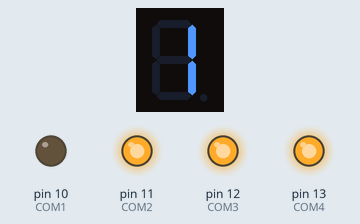
Simulated run of this sketch. Board: Arduino Uno, built with avr-gcc and run on an emulated ATmega328P. Shown: 1-digit seven-segment display, output pins drawn as LEDs (lit = HIGH). Wiring (inferred from the names in the program): 1-digit 7-segment display, segments lit when HIGH: segments pin 2, pin 3, pin 4, pin 5, pin 6, pin 7, pin 8, pin 9. The segment pins are drawn as the display they are named for; pins used as bus, display or sensor lines are not drawn.

Above: at 0.1 s.
At 0.6 s:
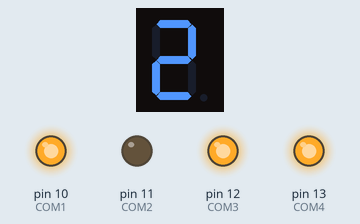
At 1.1 s:
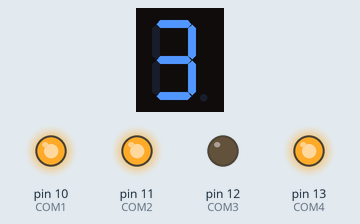
At 1.6 s:
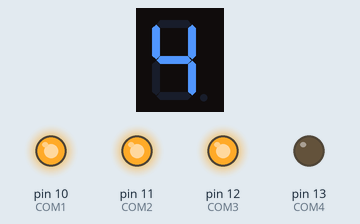
Timing chart, 0 to 130.0 s (numbered marks = the images above):
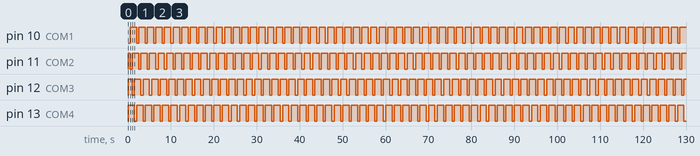

Measured:
- by itself, pin 10 (COM1), pin 13 (COM4): alternates HIGH for 1.5 s and LOW for 0.50 s
- by itself, pin 11 (COM2), pin 12 (COM3): repeats every 2.0 s: LOW 0.50 s, HIGH 1.5 s
- by itself, everything shown: repeats every 2.0 s, in 4 steps
- what the display in image 1 shows lasts 0.5 s, from 0.5 s to 1.0 s

The sketch:

_4x8Segment_Display.ino
```cpp
// (licence header left out)
#define SEG_A 2
#define SEG_B 3
#define SEG_C 4
#define SEG_D 5
#define SEG_E 6
#define SEG_F 7
#define SEG_G 8
#define SEG_H 9

#define COM1 10
#define COM2 11
#define COM3 12
#define COM4 13


unsigned char table[10][8] =
{
	{0,0,1,1,1,1,1,1},			//0
	{0,0,0,0,0,1,1,0},			//1
	{0,1,0,1,1,0,1,1},			//2
	{0,1,0,0,1,1,1,1},			//3
	{0,1,1,0,0,1,1,0},			//4
	{0,1,1,0,1,1,0,1},			//5
	{0,1,1,1,1,1,0,1},			//6
	{0,0,0,0,0,1,1,1},			//7
	{0,1,1,1,1,1,1,1},			//8
	{0,1,1,0,1,1,1,1}			//9
};

void setup()
{
	pinMode(SEG_A,OUTPUT);
	pinMode(SEG_B,OUTPUT);
	pinMode(SEG_C,OUTPUT);
	pinMode(SEG_D,OUTPUT);
	pinMode(SEG_E,OUTPUT);
	pinMode(SEG_F,OUTPUT);
	pinMode(SEG_G,OUTPUT);
	pinMode(SEG_H,OUTPUT);

	pinMode(COM1,OUTPUT);
	pinMode(COM2,OUTPUT);
	pinMode(COM3,OUTPUT);
	pinMode(COM4,OUTPUT);
}

void loop()
{
	Display(1,1);			//bit1 display 1
	delay(500);
	Display(2,2);			//bit2 display 2
	delay(500);
	Display(3,3);			//bit3 display 3
	delay(500);
	Display(4,4);			//bit4 display 4
	delay(500);
}

void Display(unsigned char com,unsigned char num)
{
	digitalWrite(SEG_A,LOW);
	digitalWrite(SEG_B,LOW);
	digitalWrite(SEG_C,LOW);
	digitalWrite(SEG_D,LOW);
	digitalWrite(SEG_E,LOW);
	digitalWrite(SEG_F,LOW);
	digitalWrite(SEG_G,LOW);
	digitalWrite(SEG_H,LOW);

	switch(com)
	{
		case 1:
			digitalWrite(COM1,LOW);		//select bit1
			digitalWrite(COM2,HIGH);
			digitalWrite(COM3,HIGH);
			digitalWrite(COM4,HIGH);
			break;
		case 2:
			digitalWrite(COM1,HIGH);
			digitalWrite(COM2,LOW);		//select bit2
			digitalWrite(COM3,HIGH);
			digitalWrite(COM4,HIGH);
			break;
		case 3:
			digitalWrite(COM1,HIGH);
			digitalWrite(COM2,HIGH);
			digitalWrite(COM3,LOW);		//select bit3
			digitalWrite(COM4,HIGH);
			break;
		case 4:
			digitalWrite(COM1,HIGH);
			digitalWrite(COM2,HIGH);
			digitalWrite(COM3,HIGH);
			digitalWrite(COM4,LOW);		//select bit4
			break;
		default:break;
	}

	digitalWrite(SEG_A,table[num][7]);
	digitalWrite(SEG_B,table[num][6]);
	digitalWrite(SEG_C,table[num][5]);
	digitalWrite(SEG_D,table[num][4]);
	digitalWrite(SEG_E,table[num][3]);
	digitalWrite(SEG_F,table[num][2]);
	digitalWrite(SEG_G,table[num][1]);
	digitalWrite(SEG_H,table[num][0]);
}
```
